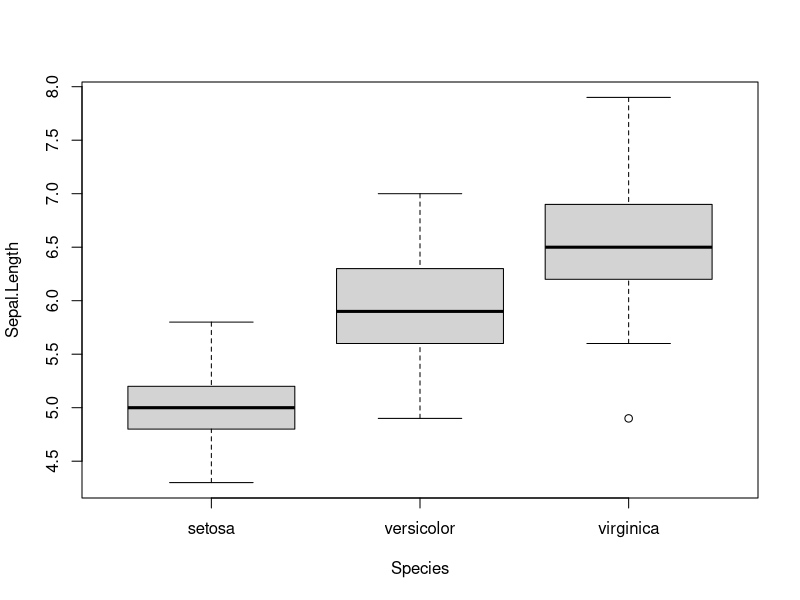
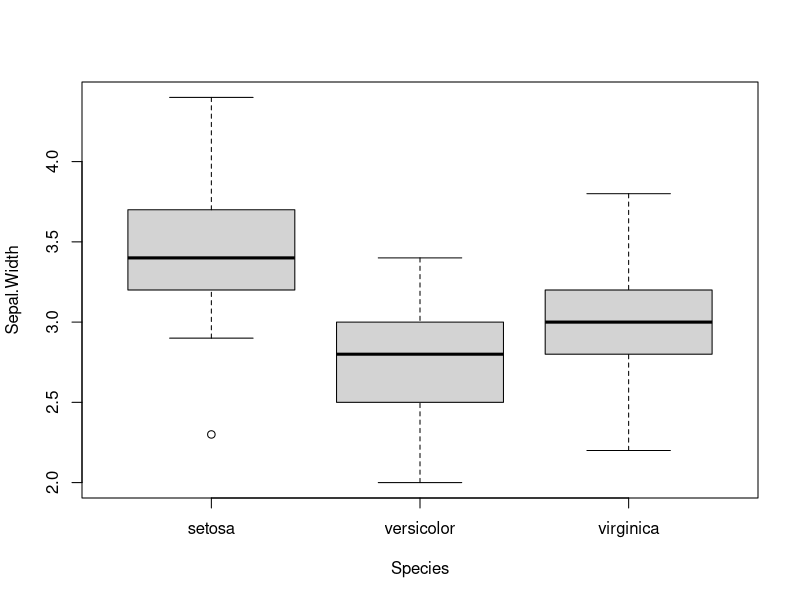

Write the R code that produced these figures, in order.
head(iris)
boxplot(Sepal.Length ~ Species, data = iris)
boxplot(Sepal.Width ~ Species, data = iris)
aov(Sepal.Width ~ Species, data = iris)
res = aov(Sepal.Width ~ Species, data = iris)
summary(res)
iris$Sepal.Width
iris$Species
pairwise.t.test(iris$Sepal.Width, iris$Species, p.adjust.method = 'bonferron')
pairwise.t.test(iris$Sepal.Width, iris$Species, p.adjust.method = 'none')
t.test(Sepal.Width ~ Species, data = iris[51:150,])
t.test(Sepal.Width ~ Species, data = iris[51:150,], var.equal =TRUE)